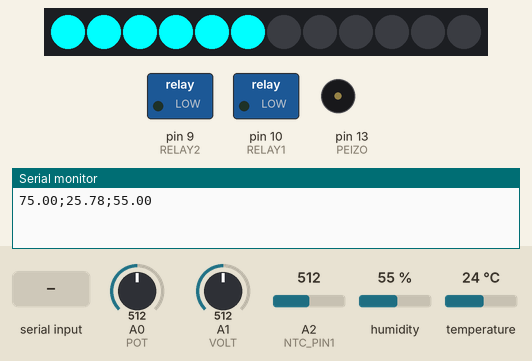
This sketch was run on a simulated Arduino Uno, built with avr-gcc and run on an emulated ATmega328P. Parts: 12 RGB LEDs in strip order, left to right, switched loads named in the sketch (green lamp = pin HIGH), buzzer (waves = sounding), the last lines printed to the serial monitor. Inputs (shaded band) come from the test bench; at power-on: A2 (NTC_PIN1) = 512, A0 (POT) = 512, A1 (VOLT) = 512, humidity 55 %, temperature 24 °C.

Above: at 9.2 s.
9.3 s: A2 (NTC_PIN1) set to 338
12.5 s: A2 (NTC_PIN1) set to 308
At 13.33 s:
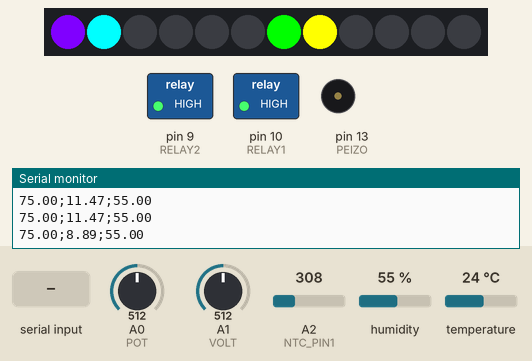
15.4 s: A0 (POT) set to 30
At 16.7 s:
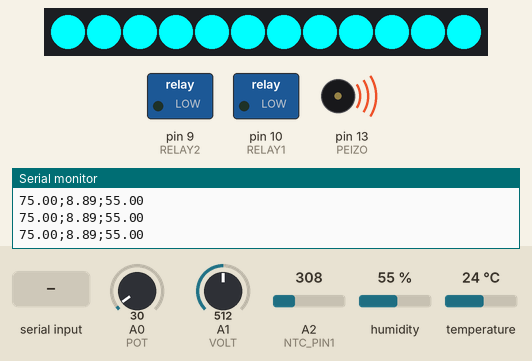
18.3 s: "90,45\n" received over Serial
At 19.0 s:
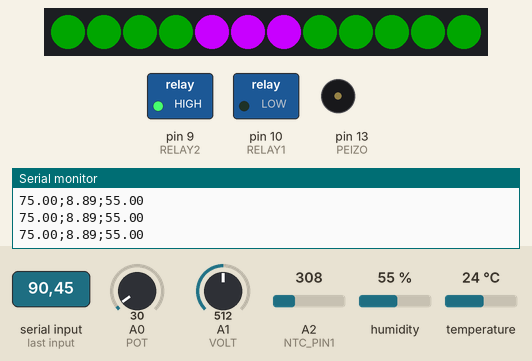
21.0 s: A0 (POT) set to 306
At 21.6 s:
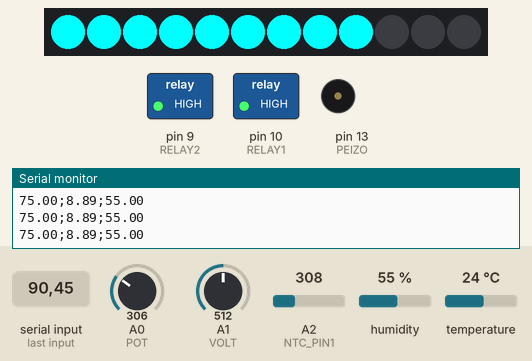
22.7 s: A0 (POT) set to 10
At 23.8 s:
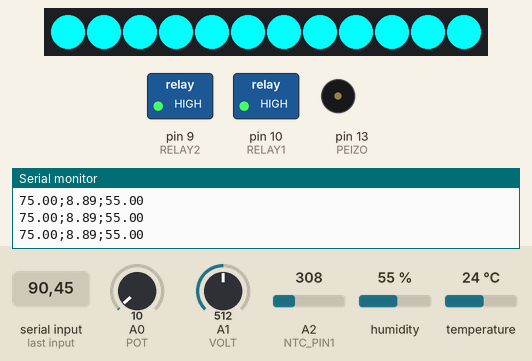
Timing chart, 0 to 25.2 s (numbered marks = the images above; inputs shaded):
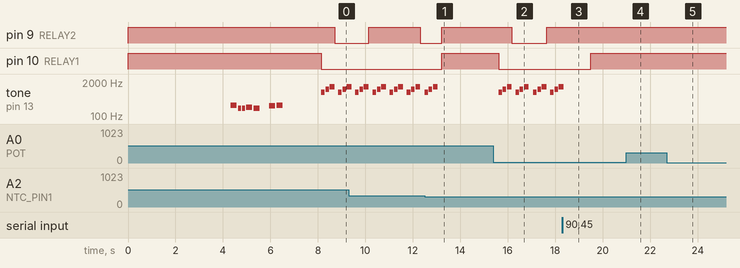

Measured:
- the behaviour switches between 321 and 320 on A2 (NTC_PIN1) (found by bisection; images 0 and 1)
- after the input at 12.5 s, pin 9 (RELAY2): LOW → HIGH after 0.72 s instead of 1.3 s; pin 10 (RELAY1): LOW → HIGH after 0.72 s; tone on pin 13 (PEIZO): goes on until 13.1 s, then stays silent; the LEDs: first differ from a run without the input after 0.72 s (image 1)
- after the input at 15.4 s, pin 9 (RELAY2): HIGH → LOW after 0.78 s, → HIGH 1.5 s later; pin 10 (RELAY1): HIGH → LOW after 0.22 s; tone on pin 13 (PEIZO): silent → 800 Hz after 0.22 s, then repeats every 0.72 s: silent 0.03 s, 1040 Hz 0.15 s, silent 0.03 s, 1320 Hz 0.20 s, silent 0.16 s, 800 Hz 0.15 s; the LEDs: change after 0.78 s (image 2)
- after the input at 18.3 s, pin 9 (RELAY2): stays HIGH (without the input it goes to LOW after 1.5 s); pin 10 (RELAY1): LOW → HIGH after 1.2 s; tone on pin 13 (PEIZO): goes on until 18.4 s, then stays silent
- after the input at 21.0 s, the LEDs: change after 0.20 s (image 4)
- after the input at 22.7 s, the LEDs: change after 0.09 s (image 5)
- by itself, tone on pin 13 (PEIZO): repeats every 0.74 s: 800 Hz 0.15 s, silent 0.03 s, 1040 Hz 0.15 s, silent 0.03 s, 1320 Hz 0.20 s, silent 0.18 s

The sketch:

ThermaVault0_8Code.ino
```cpp
//Hello There! :D

#include "DHT.h"
#include <Adafruit_NeoPixel.h>
#include <math.h>
#include <string.h>

float tempsetting = 0;
float serialValue = -1;
bool serialActive = false;
bool relay2State = false;
unsigned long lastRelayToggle = 0;
const unsigned long onTime = 1000;
const unsigned long offTime = 2000;

#define LEDPIN 2
#define LEDNUM 12
const int POT = A0;
const int DHT_PIN = 12;
const int NTC_PIN1 = A2;
const int RELAY1 = 10;
const int RELAY2 = 9;
const int PEIZO = 13;
const int VOLT = A1;
const float ADC_REF = 5.0;
const int   ADC_MAX = 1023;
const float dividerRatio = 5.0;
const float alpha = 0.4;
float smoothedPercent = -1.0;

struct VPoint { float v; int pct; };
const int NPTS = 9;

#define DHTTYPE DHT11
DHT currtemp(DHT_PIN, DHTTYPE);
Adafruit_NeoPixel pixels(LEDNUM, LEDPIN);

#define NOTE_C4 262
#define NOTE_G3 196
#define NOTE_A3 220
#define NOTE_B3 247

int melody[] = { NOTE_C4, NOTE_G3, NOTE_G3, NOTE_A3, NOTE_G3, 0, NOTE_B3, NOTE_C4 };
int noteDurations[] = { 4, 8, 8, 4, 4, 4, 4, 4 };

VPoint table[NPTS] = {
  {12.90, 100},
  {12.70, 90},
  {12.62, 80},
  {12.42, 70},
  {12.20, 60},
  {12.06, 50},
  {11.90, 30},
  {11.70, 10},
  {11.60, 0}
};

const float R_FIXED = 9650.0;
const float BETA = 3950.0;
const float T0 = 298.15;
const float R0 = 10020.0;
const int samples = 10;

int lastPotVal = 0;
unsigned long lastMoveTime = 0;
bool adjusting = false;

void clearAll() {
  for (int i = 0; i < LEDNUM; i++) {
    pixels.setPixelColor(i, pixels.Color(0, 0, 0));
  }
  pixels.show();
}

void starting_sequence() {
  pixels.begin();
  for (int i = 0; i < LEDNUM; i++) {
    pixels.setPixelColor(i, pixels.Color(0, 200, 255));
    pixels.show();
    delay(100);
  }
  for (int i = 0; i < LEDNUM; i++) {
    pixels.setPixelColor(i, pixels.Color(200, 0, 255));
    pixels.show();
    delay(100);
  }
  for (int i = 0; i < LEDNUM; i++) {
    pixels.setPixelColor(i, pixels.Color(255, 255, 0));
    pixels.show();
    delay(100);
  }
  for (int i = 0; i <= LEDNUM / 2; i++) {
    pixels.setPixelColor(i, pixels.Color(255, 255, 255));
    pixels.setPixelColor(LEDNUM - i, pixels.Color(255, 255, 255));
    pixels.show();
    delay(100);
  }
}

float readBatteryVoltage() {
  long sum = 0;
  const int reps = 40;

  for (int i = 0; i < reps; i++) {
    sum += analogRead(VOLT);
    delayMicroseconds(250);
  }

  float raw = sum / (float)reps;

  float vsensor = (raw * ADC_REF) / ADC_MAX;
  float vbatt = vsensor * dividerRatio;
  return vbatt;
}

int voltageToPercent(float v){
  if (v >= table[0].v) return 100;
  if (v <= table[NPTS-1].v) return 0;

  for (int i = 0; i < NPTS-1; ++i) {
    if (v <= table[i].v && v >= table[i+1].v) {
      float v1 = table[i].v;
      float v2 = table[i+1].v;
      int p1 = table[i].pct;
      int p2 = table[i+1].pct;

      float t = (v - v2) / (v1 - v2);
      return round(p2 + t * (p1 - p2));
    }
  }
  return 0;
}

void coolingAlert() {
  tone(PEIZO, 800, 150);
  delay(180);
  tone(PEIZO, 1040, 150);
  delay(180);
  tone(PEIZO, 1320, 200);
  delay(200);
  noTone(PEIZO);
}

void startupMelody() {
  for (int thisNote = 0; thisNote < 8; thisNote++) {
    int noteDuration = 1000 / noteDurations[thisNote];
    tone(PEIZO, melody[thisNote], noteDuration);
    delay(noteDuration * 1.30);
    noTone(PEIZO);
  }
}

void StartupSequence() {
  startupMelody();
  delay(400);
}

void coolingAnimation() {
  static int coolPos = 0;
  pixels.clear();
  for (int i = 0; i < LEDNUM; i++) {
    pixels.setPixelColor(i, pixels.Color(0, 40, 0));
  }
  int p1 = coolPos % LEDNUM;
  int p2 = (coolPos + 1) % LEDNUM;
  int p3 = (coolPos + 2) % LEDNUM;
  pixels.setPixelColor(p1, pixels.Color(200, 0, 255));
  pixels.setPixelColor(p2, pixels.Color(200, 0, 255));
  pixels.setPixelColor(p3, pixels.Color(200, 0, 255));
  pixels.show();
  coolPos++;
}

float readNTC() {
  float voltageSum = 0;
  for (int i = 0; i < samples; i++) {
    voltageSum += analogRead(NTC_PIN1);
    delay(10);
  }
  float raw = voltageSum / samples;
  float Vout = raw * (5.0 / 1023.0);
  float R_thermistor = R_FIXED * (5.0 / Vout - 1.0);
  float tempK = 1.0 / ((1.0 / T0) + (1.0 / BETA) * log(R_thermistor / R0));
  float tempC = tempK - 273.15;
  return tempC;
}

void potProgressBar(int potVal) {
  int ledCount = map(potVal, 0, 1023, 0, LEDNUM);
  ledCount = LEDNUM - ledCount;
  for (int i = 0; i < LEDNUM; i++) {
    if (i < ledCount) {
      pixels.setPixelColor(i, pixels.Color(0, 255, 255));
    } else {
      pixels.setPixelColor(i, pixels.Color(0, 0, 0));
    }
  }
  pixels.show();
}

void idleBreathing() {
  static int animationPos = 0;
  pixels.clear();
  int p1 = animationPos % LEDNUM;
  int p2 = (animationPos + 1) % LEDNUM;
  int p3 = (animationPos + (LEDNUM / 2)) % LEDNUM;
  int p4 = (p3 + 1) % LEDNUM;
  pixels.setPixelColor(p1, pixels.Color(128, 0, 255));
  pixels.setPixelColor(p2, pixels.Color(0, 255, 255));
  pixels.setPixelColor(p3, pixels.Color(0, 255, 0));
  pixels.setPixelColor(p4, pixels.Color(255, 255, 0));
  pixels.show();
  animationPos++;
  delay(80);
}

void setup() {
  pinMode(POT, INPUT);
  pinMode(RELAY1, OUTPUT);
  pinMode(RELAY2, OUTPUT);
  pinMode(PEIZO, OUTPUT);
  pinMode(NTC_PIN1, INPUT);
  Serial.begin(9600);
  serialActive = false;
  digitalWrite(RELAY1, HIGH);
  digitalWrite(RELAY2, HIGH);
  currtemp.begin();
  starting_sequence();
  StartupSequence();
  delay(1000);
  clearAll();
}

void loop() {
  float vbatt = readBatteryVoltage();
  int pct = voltageToPercent(vbatt);

  if (smoothedPercent < 0) smoothedPercent = pct; // init first sample
  smoothedPercent = alpha * pct + (1 - alpha) * smoothedPercent;

  float Hum = currtemp.readHumidity();
  float DHTtemp = currtemp.readTemperature();
  float NTCtemp = readNTC();

  if (Serial.available() > 0) {
    String input = Serial.readString();
    //input.trim();
    if (input.equalsIgnoreCase("H")) {
      serialActive = false;
    } else {
      float val = input.toFloat();
      if (input.length() > 0) {
        serialValue = val;
        serialActive = true;
      }
    }
  }
  if (serialActive) {
    tempsetting = serialValue;
  } else {
    float a = analogRead(POT);
    tempsetting = map(a, 0, 1023, -10, 30);
  }

  float CombinedTemp = (NTCtemp * 0.94) + (DHTtemp * 0.06);
  float currentTemp = CombinedTemp;

 if (tempsetting < currentTemp) { //Main Cooling Logic
  digitalWrite(RELAY1, LOW);

  unsigned long now = millis();
  coolingAlert();

  if (relay2State) {
    if (now - lastRelayToggle >= onTime) {
      relay2State = false;
      lastRelayToggle = now;
      digitalWrite(RELAY2, HIGH);
    }
  } else {
    if (now - lastRelayToggle >= offTime) {
      relay2State = true;
      lastRelayToggle = now;
      digitalWrite(RELAY2, LOW);
    }
  }

} else {
  digitalWrite(RELAY1, HIGH);
  digitalWrite(RELAY2, HIGH);
  relay2State = false;
}

  int potVal = analogRead(POT);
  if (abs(potVal - lastPotVal) > 20) {
    adjusting = true;
    lastMoveTime = millis();
    potProgressBar(potVal);
    lastPotVal = potVal;
  } else {
    if (millis() - lastMoveTime > 2000) {
      adjusting = false;
    }
  }

  if (!adjusting) {
    if (tempsetting < currentTemp) {
      coolingAnimation();
    } else {
      idleBreathing();
    }
  }

  String Bluetooth_Serial = String(smoothedPercent) + ";" + String(CombinedTemp) + ";" + String(Hum);
  Serial.println(Bluetooth_Serial);
  delay(40);
}
//Thenku! :D
```
